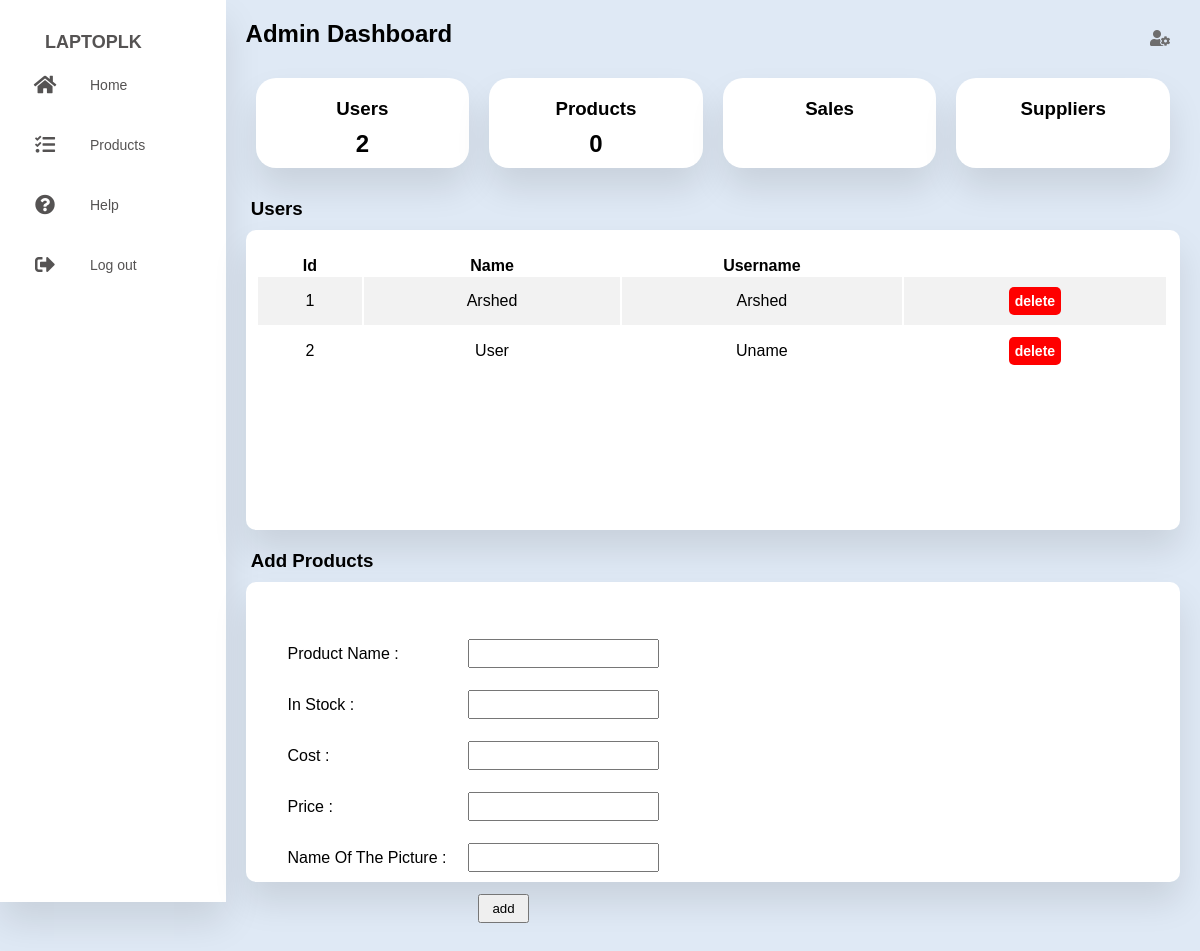
Page /admin/index.php on the earlier database version.
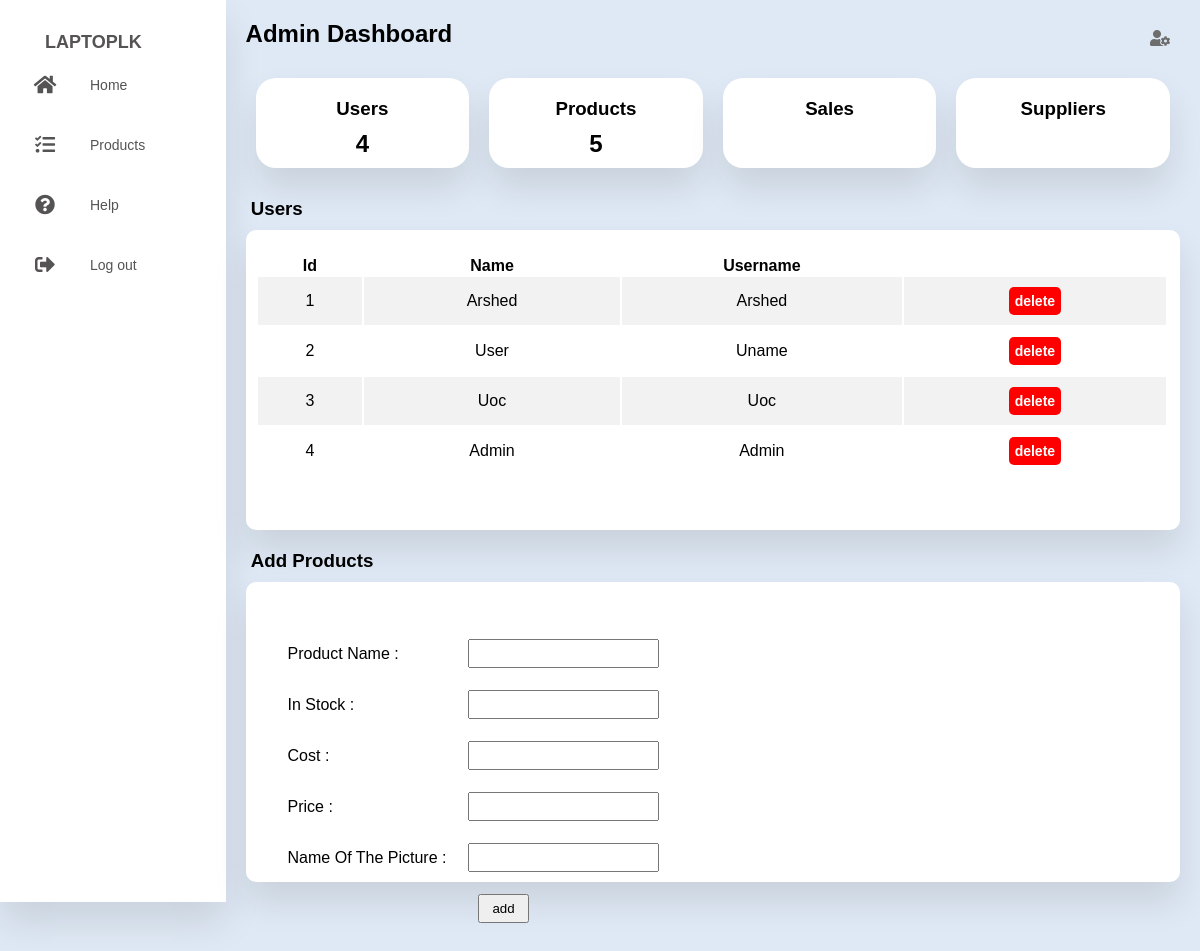
Same page on the later database version.
### tables this page shows
CREATE TABLE IF NOT EXISTS `users` (
  `id` int(4) NOT NULL,
  `name` varchar(255) NOT NULL,
  `username` varchar(255) NOT NULL,
  `password` varchar(255) NOT NULL,
  `user_type` varchar(10) NOT NULL DEFAULT 'customer',
  PRIMARY KEY (`id`),
  UNIQUE KEY `username` (`username`)
);

### admin/index.php (the view, shortened to what this page needs)
<?php include '../conn.php'; ?>
<html>
  <head>
    <link rel="stylesheet" href="style.css" />
    <link rel="stylesheet" href="https://cdnjs.cloudflare.com/ajax/libs/font-awesome/5.15.4/css/all.min.css"/>
  </head>
<body>
  <div class="container">
    <nav>
      <ul>
        <li><a href="../home.php" class="logo">
        <span class="nav-item">Laptoplk</span>
        </a></li>
        <li><a href="../home.php">
          <i class="fas fa-home"></i>
          <span class="nav-item">Home</span>
        </a></li>
        <li><a href="../products.php">
          <i class="fas fa-tasks"></i>
          <span class="nav-item">Products</span>
        </a></li>
        <li><a href="../help.php">
          <i class="fas fa-question-circle"></i>
          <span class="nav-item" href="help.php">Help</span>
        </a></li>
        <li><a href="../logout.php" class="logout">
          <i class="fas fa-sign-out-alt"></i>
          <span class="nav-item">Log out</span>
        </a></li>
      </ul>
    </nav>
    <section class="main">
      <div class="main-top">
        <h1>Admin Dashboard</h1>
        <i class="fas fa-user-cog"></i>
      </div>
      <div class="main-skills">
        <div class="card users">
          <h3>users</h3>
          <h1><?php
            $sql = "SELECT * FROM users";
            $result = $conn->query($sql);
            echo $result->num_rows;
          ?></h1>
        </div>
        <div class="card products">
          <h3>products</h3>
          <h1><?php
            $sql = "SELECT * FROM products";
            $result = $conn->query($sql);
            echo $result->num_rows;
          ?></h1>
        </div>
        <div class="card">
          <h3>Sales</h3>
        </div>
        <div class="card">
          <h3>Suppliers</h3>
        </div>
      </div>
      <section class="main-course">
        <h1>&nbsp;Users</h1>
        <div class="course-box">
          <div class="course">
            <table>
              <tr>
                <th>Id</th>
                <th>Name</th>
                <th>Username</th>
                <th></th>
              </tr>
              <?php
                $sql = "SELECT id, name, username FROM users";
                $result = $conn->query($sql);
                if ($result->num_rows > 0) {
                  while($row = $result->fetch_assoc()) {
                    echo "<tr><td>". $row["id"]."</td><td>".$row["name"]."</td><td>".$row["username"]."</td><td><button class='delete'>delete</button></td></tr>";
                  }
                } else {
                  echo "0 results";
                }
              ?>
              </table>
          </div>
        </div>
      </section>
      <section class="main-course">
        <h1>&nbsp;Add Products</h1>
        <div class="course-box">
          <div class="course">
            <form action="insert_product.php" method="post" enctype="multipart/form-data">
              <table>
                <tr>
                  <td>Product Name :</td>
                  <td><input type="text" name="product_name" required></td>
                </tr>
                <tr>
                  <td>In Stock :</td>
                  <td><input type="number" name="stock" required></td>
                </tr>
                <tr>
                  <td>Cost :</td>
                  <td><input type="number" name="cost" required></td>
                </tr>
                <tr>
                  <td>Price :</td>
                  <td><input type="number" name="price" required></td>
                </tr>
                <tr>
                  <td>Name of the picture :</td>
                  <td><input type="text" name="picture" required></td>
                </tr>
                <tr>
                  <td></td>
                  <td><input type="submit" value="add"></td>
                </tr>
              </table>
            </form>
            </div>
        </div>
      </section>
    </section>
  </div>
</body>
</html>

Differences in the rows shown:
added users: id "3", name "Uoc", username "Uoc"
added users: id "4", name "Admin", username "Admin"
Other differences:
$result->num_rows: "2" → "4"
$result->num_rows: "0" → "5"
